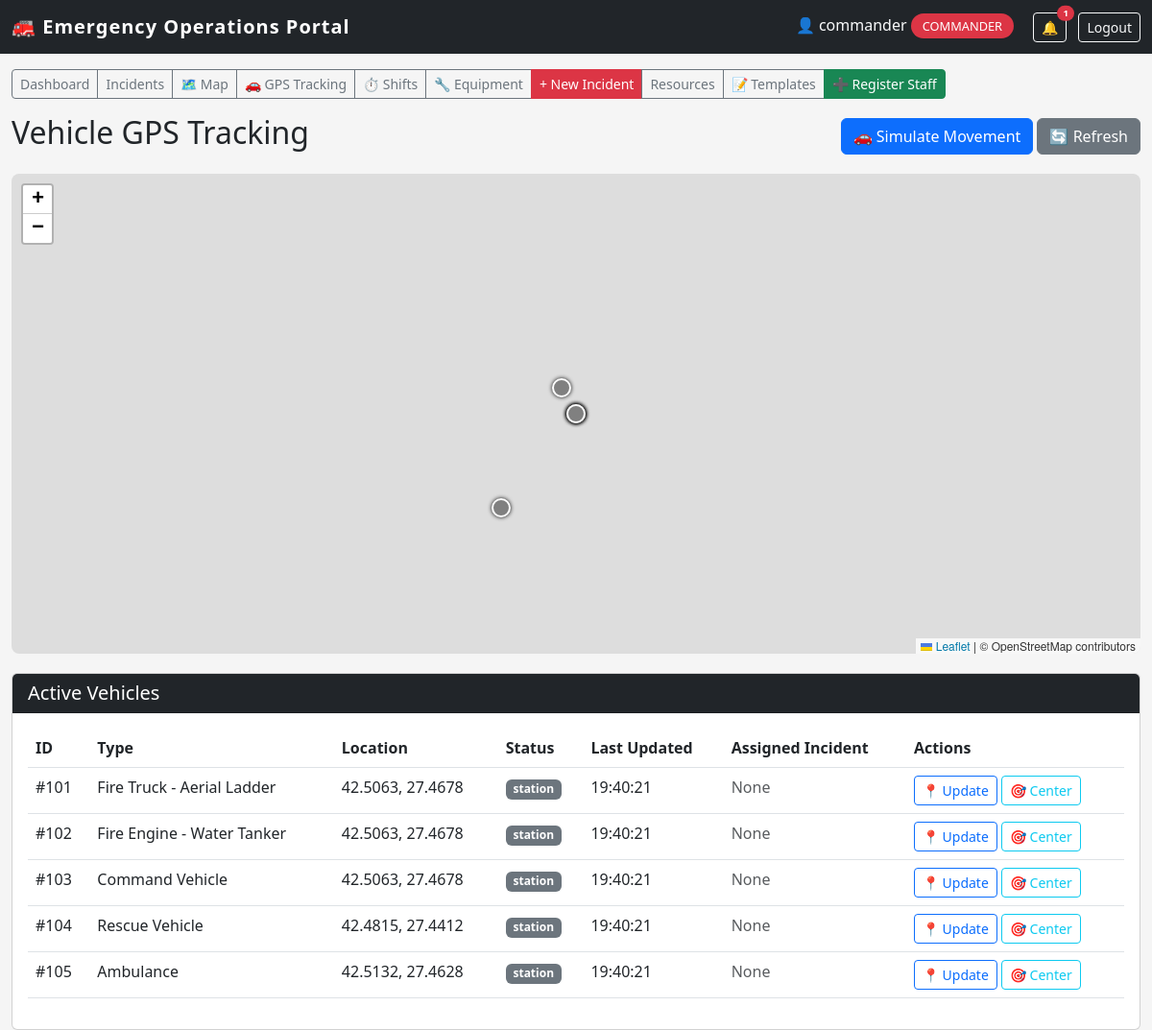
/staff/vehicle-tracking (signed in), run on the app's committed database.
### models.py (models this page shows)
class Vehicle(db.Model):
    id = db.Column(db.Integer, primary_key=True)
    type = db.Column(db.String(50))
    location = db.Column(db.String(200))
    firefighters = db.relationship('Firefighter', backref='assigned_vehicle', lazy=True)
    latitude = db.Column(db.Float, nullable=True)
    longitude = db.Column(db.Float, nullable=True)
    last_updated = db.Column(db.DateTime, default=datetime.datetime.utcnow, onupdate=datetime.datetime.utcnow)
    speed = db.Column(db.Float, nullable=True)
    heading = db.Column(db.Integer, nullable=True)
    status = db.Column(db.String(20), default='station')
    current_incident_id = db.Column(db.Integer, db.ForeignKey('incident.id'), nullable=True)
    current_incident = db.relationship('Incident', foreign_keys=[current_incident_id])

### app.py (the view)
@app.route('/staff/vehicle-tracking')
@login_required
@role_required('dispatcher', 'commander', 'firefighter')
def vehicle_tracking():
    vehicles = Vehicle.query.all()
    incidents = Incident.query.filter(Incident.status != 'Closed').all()
    return render_template('staff/vehicle_tracking.html',
                           vehicles=vehicles,
                           incidents=incidents)

### utils.py (called while the page is built)
def login_required(f):
    @wraps(f)
    def decorated_function(*args, **kwargs):
        if not session.get('logged_in'):
            flash('Please login to access the staff portal.', 'warning')
            return redirect(url_for('staff_login'))
        return f(*args, **kwargs)
    return decorated_function

def role_required(*roles):
    def decorator(f):
        @wraps(f)
        def decorated_function(*args, **kwargs):
            if not session.get('logged_in'):
                flash('Please login to access the staff portal.', 'warning')
                return redirect(url_for('staff_login'))
            if session.get('user_role') not in roles:
                flash('Unauthorized access. This incident has been logged.', 'danger')
                return redirect(url_for('staff_dashboard'))
            return f(*args, **kwargs)
        return decorated_function
    return decorator

### templates/staff/vehicle_tracking.html (shortened to what this page needs)
{% extends "staff/base.html" %}
{% block content %}
<div class="d-flex justify-content-between align-items-center mb-3">
    <h2>Vehicle GPS Tracking</h2>
    <div>
        <button class="btn btn-primary" onclick="simulateMovement()">🚗 Simulate Movement</button>
        <button class="btn btn-secondary" onclick="refreshMap()">🔄 Refresh</button>
    </div>
</div>
<div id="map" style="height: 500px; width: 100%; border-radius: 8px; margin-bottom: 20px;"></div>
<div class="card">
    <div class="card-header bg-dark text-white">
        <h5 class="mb-0">Active Vehicles</h5>
    </div>
    <div class="card-body">
        <div class="table-responsive">
            <table class="table table-hover">
                <thead>
                    <tr>
                        <th>ID</th>
                        <th>Type</th>
                        <th>Location</th>
                        <th>Status</th>
                        <th>Last Updated</th>
                        <th>Assigned Incident</th>
                        <th>Actions</th>
                    </thead>
                <tbody id="vehicleTable">
                    {% for vehicle in vehicles %}
                    <tr data-vehicle-id="{{ vehicle.id }}">
                        <td>#{{ vehicle.id }}</td>
                        <td>{{ vehicle.type }}</td>
                        <td>
                            {% if vehicle.latitude and vehicle.longitude %}
                                {{ vehicle.latitude|round(4) }}, {{ vehicle.longitude|round(4) }}
                            {% else %}
                                <span class="text-muted">Unknown</span>
                            {% endif %}
                        </td>
                        <td>
                            <span class="badge bg-{% if vehicle.status == 'station' %}secondary
                                                   {% elif vehicle.status == 'en_route' %}info
                                                   {% elif vehicle.status == 'on_scene' %}warning
                                                   {% elif vehicle.status == 'returning' %}success
                                                   {% else %}dark{% endif %}">
                                {{ vehicle.status|replace('_', ' ') }}
                            </span>
                        </td>
                        <td>
                            {% if vehicle.last_updated %}
                                {{ vehicle.last_updated.strftime('%H:%M:%S') }}
                            {% else %}
                                Never
                            {% endif %}
                        </td>
                        <td>
                            {% if vehicle.current_incident %}
                                <a href="{{ url_for('incident_detail', incident_id=vehicle.current_incident.id) }}">
                                    #{{ vehicle.current_incident.id }} - {{ vehicle.current_incident.title|truncate(20) }}
                                </a>
                            {% else %}
                                <span class="text-muted">None</span>
                            {% endif %}
                        </td>
                        <td>
                            <button class="btn btn-sm btn-outline-primary" onclick="updateLocation({{ vehicle.id }})">
                                📍 Update
                            </button>
                            <button class="btn btn-sm btn-outline-info" onclick="centerOnVehicle({{ vehicle.latitude or 42.5063 }}, {{ vehicle.longitude or 27.4678 }})">
                                🎯 Center
                            </button>
                        </td>
                    </tr>
                    {% endfor %}
                </tbody>
            </table>
        </div>
    </div>
</div>
<link rel="stylesheet" href="https://unpkg.com/leaflet@1.9.4/dist/leaflet.css" />
{% endblock %}

### templates/staff/base.html (shortened to what this page needs)
<!DOCTYPE html>
<html lang="en">
<head>
    <link href="https://cdn.jsdelivr.net/npm/bootstrap@5.3.0/dist/css/bootstrap.min.css" rel="stylesheet">
</head>
<body>
    <nav class="navbar navbar-dark bg-dark">
        <div class="container-fluid">
            <a class="navbar-brand" href="{{ url_for('staff_dashboard') }}">
                🚒 Emergency Operations Portal
            </a>
            <div>
                {% if session.logged_in %}
                    <span class="text-light me-3">
                        👤 {{ session.user_name }}
                        <span class="role-badge">{{ session.user_role }}</span>
                    </span>
                    <a href="{{ url_for('view_notifications') }}" class="btn btn-outline-light btn-sm position-relative me-2">
                        🔔
                        <span id="notification-badge" class="position-absolute top-0 start-100 translate-middle badge rounded-pill bg-danger" style="display: none; font-size: 0.6rem;">
                        </span>
                    </a>
                    <a href="{{ url_for('staff_logout') }}" class="btn btn-outline-light btn-sm">Logout</a>
                {% endif %}
            </div>
        </div>
    </nav>
    <div class="container-fluid mt-3">
        {% if session.logged_in and session.user_role in ['dispatcher', 'commander'] %}
        <div class="row mb-3">
            <div class="col">
                <div class="btn-group">
                    <a href="{{ url_for('dynamic_dashboard') }}" class="btn btn-outline-secondary btn-sm">Dashboard</a>
                    <a href="{{ url_for('staff_incidents') }}" class="btn btn-outline-secondary btn-sm">Incidents</a>
                    <a href="{{ url_for('incident_map') }}" class="btn btn-outline-secondary btn-sm">🗺️ Map</a>
                    <a href="{{ url_for('vehicle_tracking') }}" class="btn btn-outline-secondary btn-sm">🚗 GPS Tracking</a>
                    <a href="{{ url_for('shift_management') }}" class="btn btn-outline-secondary btn-sm">⏱️ Shifts</a>
                    <a href="{{ url_for('equipment_list') }}" class="btn btn-outline-secondary btn-sm">🔧 Equipment</a>
                    <a href="{{ url_for('staff_report_incident') }}" class="btn btn-danger btn-sm">+ New Incident</a>
                    <a href="{{ url_for('staff_firefighters') }}" class="btn btn-outline-secondary btn-sm">Resources</a>
                    <a href="{{ url_for('manage_templates') }}" class="btn btn-outline-secondary btn-sm">📝 Templates</a>
                {% if session.user_role == 'commander' %}
    <a href="{{ url_for('staff_register') }}" class="btn btn-success btn-sm">➕ Register Staff</a>
    {% endif %}
</div>
            </div>
        </div>
        {% endif %}
        <div class="row">
            <div class="col">
                {% block content %}{% endblock %}
            </div>
        </div>
    </div>
</body>
</html>

### templates/staff/base.html (style rules this page uses)
body { background: #f5f5f5; }
.navbar-brand { font-weight: bold; letter-spacing: 1px; }
.role-badge { background: #dc3545; color: white; padding: 4px 12px; border-radius: 20px; font-size: 0.8rem; text-transform: uppercase; }

### data on the page
Vehicle: id "101", type "Fire Truck - Aerial Ladder", latitude "42.5063", longitude "27.4678", status "station", last_updated "19:40:21"
Vehicle: id "102", type "Fire Engine - Water Tanker", latitude "42.5063", longitude "27.4678", status "station", last_updated "19:40:21"
Vehicle: id "103", type "Command Vehicle", latitude "42.5063", longitude "27.4678", status "station", last_updated "19:40:21"
Vehicle: id "104", type "Rescue Vehicle", latitude "42.4815", longitude "27.4412", status "station", last_updated "19:40:21"
Vehicle: id "105", type "Ambulance", latitude "42.5132", longitude "27.4628", status "station", last_updated "19:40:21"

### other printed values
{{ session.user_name }} "commander"
{{ session.user_role }} "COMMANDER"
